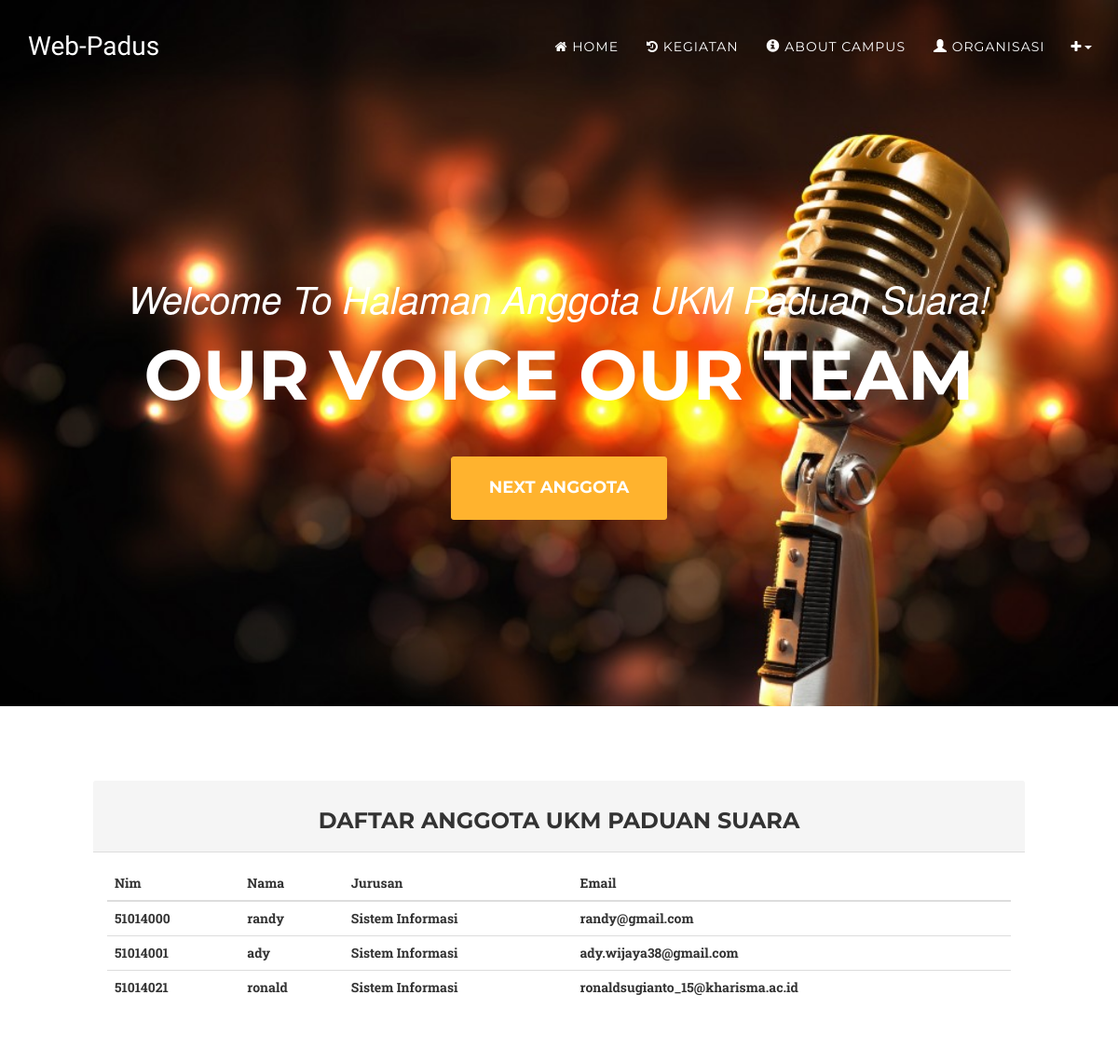
Page /index.php/anggota on the earlier database version.
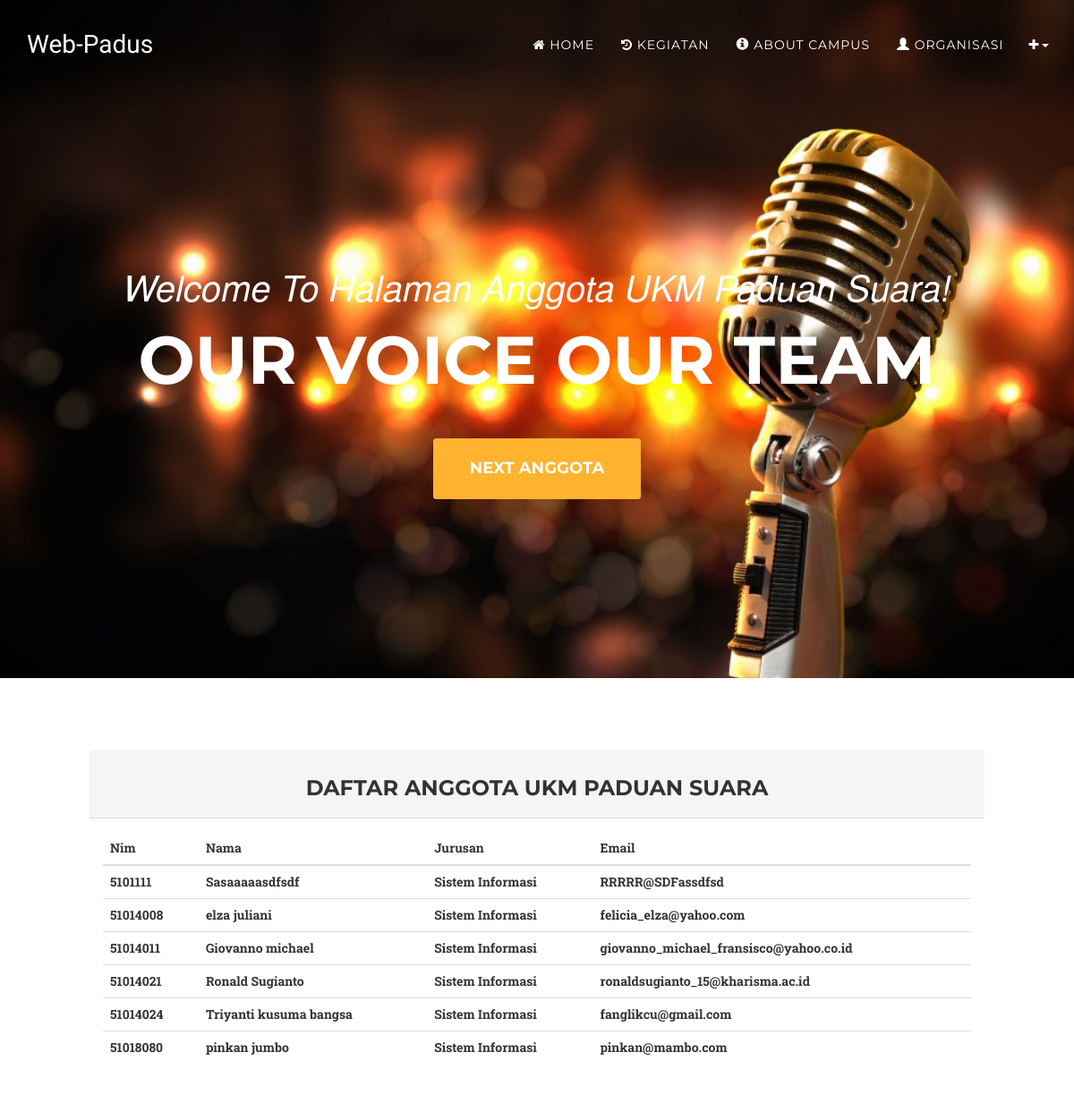
Same page on the later database version.
### tables this page shows
CREATE TABLE `anggotaukm` (
  `id` int(11) NOT NULL,
  `nim` int(10) NOT NULL,
  `nama` varchar(60) NOT NULL,
  `jurusan` varchar(32) NOT NULL,
  `email` varchar(60) NOT NULL,
  `point` int(5) NOT NULL,
  `status` varchar(12) NOT NULL
);

### application/controllers/Anggota.php (called while the page is built, shortened)
<?php
class Anggota extends CI_Controller {
public function __construct(){
	$this->load->model('Akun_model');
}
	public function index()
	{
	   $data['akun'] = $this->Akun_model->view_user();
		$this->load->view('templates/header');
		$data['judul'] = "Welcome To Halaman Anggota UKM Paduan Suara!";
		$this->load->view('templates/headernav');
		$this->load->view('templates/navindex');
		$this->load->view('templates/footernav', $data);
		$this->load->view('anggota', $data);
		$this->load->view('templates/footer');
	}
}

### index.php (called while the page is built, shortened)
<?php
require_once BASEPATH.'core/CodeIgniter.php';

### application/models/Akun_model.php (called while the page is built, shortened)
<?php
class Akun_model extends CI_Model{
	public function view_user(){
		$this->db->order_by('nim');
		$query =  $this->db->get('anggotaukm');
		return $query->result_array();
	}
}
?>

### application/views/anggota.php (the view)
               <a href="#anggota" class="page-scroll btn btn-xl">Next Anggota</a>
            </div>
        </div>
    </header>
<br><br><br><br>
    <x id="anggota">
    <div id="wrapper">
            <div class="row">
                <div class="col-lg-12">
                    <div class="panel1 panel-default">
                        <div class="panel-heading">
                         <h3>   Daftar Anggota UKM Paduan Suara </h3>
                        </div>
                        <div class="panel-body">
                            <div class="table-responsive">
                                <table class="table table-hover">
                                    <thead>
                                        <tr>
                                            <th>Nim</th>
                                            <th>Nama</th>
                                            <th>Jurusan</th>
                                            <th>Email</th>
                                        </tr>
                                    </thead>
                                    <tbody>
                                    <?php foreach ($akun as $perakun) { ?>
                                        <tr>
                                           <th><?= $perakun['nim']; ?></th>
                                           <th><?= $perakun['nama']; ?></th>
                                           <th><?= $perakun['jurusan']; ?></th>
                                           <th><?= $perakun['email']; ?></th>
                                        </tr>
                                     <?php } ?>
                                    </tbody>
                                </table>
                            </div>
                        </div>
                    </div>
                </div>
            </div>
    </div>
    </x>
    <br><br><br><br><br><br><br><br><br><br><br>

Differences in the rows shown:
removed anggotaukm: nim "51014000", nama "randy", jurusan "Sistem Informasi", email "randy@gmail.com"
removed anggotaukm: nim "51014001", nama "ady", jurusan "Sistem Informasi", email "ady.wijaya38@gmail.com"
removed anggotaukm: nim "51014021", nama "ronald", jurusan "Sistem Informasi", email "ronaldsugianto_15@kharisma.ac.id"
added anggotaukm: nim "5101111", nama "Sasaaaaasdfsdf", jurusan "Sistem Informasi", email "RRRRR@SDFassdfsd"
added anggotaukm: nim "51014008", nama "elza juliani", jurusan "Sistem Informasi", email "felicia_elza@yahoo.com"
added anggotaukm: nim "51014011", nama "Giovanno michael", jurusan "Sistem Informasi", email "giovanno_michael_fransisco@yahoo.co.id"
added anggotaukm: nim "51014021", nama "Ronald Sugianto", jurusan "Sistem Informasi", email "ronaldsugianto_15@kharisma.ac.id"
added anggotaukm: nim "51014024", nama "Triyanti kusuma bangsa", jurusan "Sistem Informasi", email "fanglikcu@gmail.com"
added anggotaukm: nim "51018080", nama "pinkan jumbo", jurusan "Sistem Informasi", email "pinkan@mambo.com"
